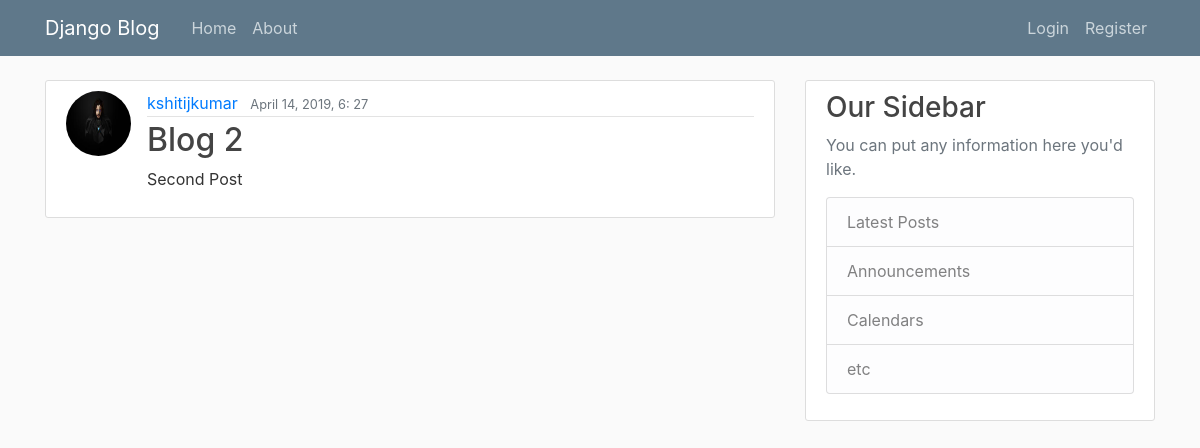
The app's page /post/2/ with its own data.
### blog/models.py (models this page shows, shortened)
class Post(models.Model):
    title=models.CharField(max_length=100)
    content=models.TextField()
    date_posted=models.DateTimeField(default=timezone.now)
    author=models.ForeignKey(User,on_delete=models.CASCADE)

### users/models.py (models this page shows, shortened)
class Profile(models.Model):
	user=models.OneToOneField(User,on_delete=models.CASCADE)
	image=models.ImageField(default='default.jpg',upload_to='profile_pics')

### blog/views.py (the view)
# urls.py: path('post/<int:pk>/',PostDetailView.as_view(),name='post-detail'),
class PostDetailView(DetailView):
    model=Post

### blog/templates/blog/post_detail.HTML (shortened to what this page needs)
{%extends "blog/base.html"%}
{%block content %}
	<article class="media content-section">
			<img class="rounded-circle article-img" src="{{ object.author.profile.image.url}}">
      <div class="media-body">
  			<div class="article-metadata">
    				<a class="mr-2" href="{%url 'user-post' object.author.username %}">{{ object.author }}</a>
    				<small class="text-muted">{{ object.date_posted|date:"F d, Y, G: i" }}</small>
 				 </div>
  		 	 <h2 class="article-title">{{object.title}}</h2>
  		 	 <p class="article-content">{{ object.content }}</p>
      </div>
	</article>
{%endblock content %}

### records on screen
Post: author.profile.image (placeholder picture), author "kshitijkumar", date_posted "April 14, 2019, 6: 27", title "Blog 2", content "Second Post"
